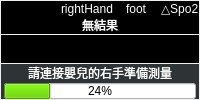
    <widget class="QWidget" name="measureWdt" native="true">
     <layout class="QVBoxLayout" name="verticalLayout_2" stretch="3,8,1">
      <property name="spacing">
       <number>1</number>
      </property>
      <property name="leftMargin">
       <number>1</number>
      </property>
      <property name="topMargin">
       <number>1</number>
      </property>
      <property name="rightMargin">
       <number>1</number>
      </property>
      <property name="bottomMargin">
       <number>1</number>
      </property>
      <item>
       <widget class="QWidget" name="resultWdt" native="true">
        <property name="styleSheet">
         <string notr="true">background-color: rgb(0, 0, 0);</string>
        </property>
        <layout class="QVBoxLayout" name="verticalLayout_3" stretch="1,1,1">
         <property name="spacing">
          <number>0</number>
         </property>
         <property name="leftMargin">
          <number>0</number>
         </property>
         <property name="topMargin">
          <number>0</number>
         </property>
         <property name="rightMargin">
          <number>0</number>
         </property>
         <property name="bottomMargin">
          <number>0</number>
         </property>
         <item>
          <widget class="QWidget" name="widget_3" native="true">
           <layout class="QHBoxLayout" name="horizontalLayout_5" stretch="1,2,2,2">
            <property name="spacing">
             <number>8</number>
            </property>
            <property name="leftMargin">
             <number>0</number>
            </property>
            <property name="topMargin">
             <number>0</number>
            </property>
            <property name="rightMargin">
             <number>0</number>
            </property>
            <property name="bottomMargin">
             <number>0</number>
            </property>
            <item>
             <widget class="QLabel" name="label_5">
              <property name="text">
               <string>TextLabel</string>
              </property>
             </widget>
            </item>
            <item alignment="Qt::AlignHCenter">
             <widget class="QLabel" name="label_2">
              <property name="palette">
               <palette>
                <active>
                 <colorrole role="WindowText">
                  <brush brushstyle="SolidPattern">
                   <color alpha="255">
                    <red>255</red>
                    <green>255</green>
                    <blue>255</blue>
                   </color>
                  </brush>
                 </colorrole>
                 <colorrole role="Button">
                  <brush brushstyle="SolidPattern">
                   <color alpha="255">
                    <red>0</red>
                    <green>0</green>
                    <blue>0</blue>
                   </color>
                  </brush>
                 </colorrole>
                 <colorrole role="Base">
                  <brush brushstyle="SolidPattern">
                   <color alpha="255">
                    <red>0</red>
                    <green>0</green>
                    <blue>0</blue>
                   </color>
                  </brush>
                 </colorrole>
                 <colorrole role="Window">
                  <brush brushstyle="SolidPattern">
                   <color alpha="255">
                    <red>0</red>
                    <green>0</green>
                    <blue>0</blue>
                   </color>
                  </brush>
                 </colorrole>
                </active>
                <inactive>
                 <colorrole role="WindowText">
                  <brush brushstyle="SolidPattern">
                   <color alpha="255">
                    <red>255</red>
                    <green>255</green>
                    <blue>255</blue>
                   </color>
                  </brush>
                 </colorrole>
                 <colorrole role="Button">
                  <brush brushstyle="SolidPattern">
                   <color alpha="255">
                    <red>0</red>
                    <green>0</green>
                    <blue>0</blue>
                   </color>
                  </brush>
                 </colorrole>
                 <colorrole role="Base">
                  <brush brushstyle="SolidPattern">
                   <color alpha="255">
                    <red>0</red>
                    <green>0</green>
                    <blue>0</blue>
                   </color>
                  </brush>
                 </colorrole>
                 <colorrole role="Window">
                  <brush brushstyle="SolidPattern">
                   <color alpha="255">
                    <red>0</red>
                    <green>0</green>
                    <blue>0</blue>
                   </color>
                  </brush>
                 </colorrole>
                </inactive>
                <disabled>
                 <colorrole role="WindowText">
                  <brush brushstyle="SolidPattern">
                   <color alpha="255">
                    <red>190</red>
                    <green>190</green>
                    <blue>190</blue>
                   </color>
                  </brush>
                 </colorrole>
                 <colorrole role="Button">
                  <brush brushstyle="SolidPattern">
                   <color alpha="255">
                    <red>0</red>
                    <green>0</green>
                    <blue>0</blue>
                   </color>
                  </brush>
                 </colorrole>
                 <colorrole role="Base">
                  <brush brushstyle="SolidPattern">
                   <color alpha="255">
                    <red>0</red>
                    <green>0</green>
                    <blue>0</blue>
                   </color>
                  </brush>
                 </colorrole>
                 <colorrole role="Window">
                  <brush brushstyle="SolidPattern">
                   <color alpha="255">
                    <red>0</red>
                    <green>0</green>
                    <blue>0</blue>
                   </color>
                  </brush>
                 </colorrole>
                </disabled>
               </palette>
              </property>
              <property name="text">
               <string>rightHand</string>
              </property>
             </widget>
            </item>
            <item alignment="Qt::AlignHCenter">
             <widget class="QLabel" name="label_3">
              <property name="palette">
               <palette>
                <active>
                 <colorrole role="WindowText">
                  <brush brushstyle="SolidPattern">
                   <color alpha="255">
                    <red>255</red>
                    <green>255</green>
                    <blue>255</blue>
                   </color>
                  </brush>
                 </colorrole>
                 <colorrole role="Button">
                  <brush brushstyle="SolidPattern">
                   <color alpha="255">
                    <red>0</red>
                    <green>0</green>
                    <blue>0</blue>
                   </color>
                  </brush>
                 </colorrole>
                 <colorrole role="Base">
                  <brush brushstyle="SolidPattern">
                   <color alpha="255">
                    <red>0</red>
                    <green>0</green>
                    <blue>0</blue>
                   </color>
                  </brush>
                 </colorrole>
                 <colorrole role="Window">
                  <brush brushstyle="SolidPattern">
                   <color alpha="255">
                    <red>0</red>
                    <green>0</green>
                    <blue>0</blue>
                   </color>
                  </brush>
                 </colorrole>
                </active>
                <inactive>
                 <colorrole role="WindowText">
                  <brush brushstyle="SolidPattern">
                   <color alpha="255">
                    <red>255</red>
                    <green>255</green>
                    <blue>255</blue>
                   </color>
                  </brush>
                 </colorrole>
                 <colorrole role="Button">
                  <brush brushstyle="SolidPattern">
                   <color alpha="255">
                    <red>0</red>
                    <green>0</green>
                    <blue>0</blue>
                   </color>
                  </brush>
                 </colorrole>
                 <colorrole role="Base">
                  <brush brushstyle="SolidPattern">
                   <color alpha="255">
                    <red>0</red>
                    <green>0</green>
                    <blue>0</blue>
                   </color>
                  </brush>
                 </colorrole>
                 <colorrole role="Window">
                  <brush brushstyle="SolidPattern">
                   <color alpha="255">
                    <red>0</red>
                    <green>0</green>
                    <blue>0</blue>
                   </color>
                  </brush>
                 </colorrole>
                </inactive>
                <disabled>
                 <colorrole role="WindowText">
                  <brush brushstyle="SolidPattern">
                   <color alpha="255">
                    <red>190</red>
                    <green>190</green>
                    <blue>190</blue>
                   </color>
                  </brush>
                 </colorrole>
                 <colorrole role="Button">
                  <brush brushstyle="SolidPattern">
                   <color alpha="255">
                    <red>0</red>
                    <green>0</green>
                    <blue>0</blue>
                   </color>
                  </brush>
                 </colorrole>
                 <colorrole role="Base">
                  <brush brushstyle="SolidPattern">
                   <color alpha="255">
                    <red>0</red>
                    <green>0</green>
                    <blue>0</blue>
                   </color>
                  </brush>
                 </colorrole>
                 <colorrole role="Window">
                  <brush brushstyle="SolidPattern">
                   <color alpha="255">
                    <red>0</red>
                    <green>0</green>
                    <blue>0</blue>
                   </color>
                  </brush>
                 </colorrole>
                </disabled>
               </palette>
              </property>
              <property name="text">
               <string>foot</string>
              </property>
             </widget>
            </item>
            <item alignment="Qt::AlignHCenter">
             <widget class="QLabel" name="label_4">
              <property name="palette">
               <palette>
                <active>
                 <colorrole role="WindowText">
                  <brush brushstyle="SolidPattern">
                   <color alpha="255">
                    <red>255</red>
                    <green>255</green>
                    <blue>255</blue>
                   </color>
                  </brush>
                 </colorrole>
                 <colorrole role="Button">
                  <brush brushstyle="SolidPattern">
                   <color alpha="255">
                    <red>0</red>
                    <green>0</green>
                    <blue>0</blue>
                   </color>
                  </brush>
                 </colorrole>
                 <colorrole role="Base">
                  <brush brushstyle="SolidPattern">
                   <color alpha="255">
                    <red>0</red>
                    <green>0</green>
                    <blue>0</blue>
                   </color>
                  </brush>
                 </colorrole>
                 <colorrole role="Window">
                  <brush brushstyle="SolidPattern">
                   <color alpha="255">
                    <red>0</red>
                    <green>0</green>
                    <blue>0</blue>
                   </color>
                  </brush>
                 </colorrole>
                </active>
                <inactive>
                 <colorrole role="WindowText">
                  <brush brushstyle="SolidPattern">
                   <color alpha="255">
                    <red>255</red>
                    <green>255</green>
                    <blue>255</blue>
                   </color>
                  </brush>
                 </colorrole>
                 <colorrole role="Button">
                  <brush brushstyle="SolidPattern">
                   <color alpha="255">
                    <red>0</red>
                    <green>0</green>
                    <blue>0</blue>
                   </color>
                  </brush>
                 </colorrole>
                 <colorrole role="Base">
                  <brush brushstyle="SolidPattern">
                   <color alpha="255">
                    <red>0</red>
                    <green>0</green>
                    <blue>0</blue>
                   </color>
                  </brush>
                 </colorrole>
                 <colorrole role="Window">
                  <brush brushstyle="SolidPattern">
                   <color alpha="255">
                    <red>0</red>
                    <green>0</green>
                    <blue>0</blue>
                   </color>
                  </brush>
                 </colorrole>
                </inactive>
                <disabled>
                 <colorrole role="WindowText">
                  <brush brushstyle="SolidPattern">
                   <color alpha="255">
                    <red>190</red>
                    <green>190</green>
                    <blue>190</blue>
                   </color>
                  </brush>
                 </colorrole>
                 <colorrole role="Button">
                  <brush brushstyle="SolidPattern">
                   <color alpha="255">
                    <red>0</red>
                    <green>0</green>
                    <blue>0</blue>
                   </color>
                  </brush>
                 </colorrole>
                 <colorrole role="Base">
                  <brush brushstyle="SolidPattern">
                   <color alpha="255">
                    <red>0</red>
                    <green>0</green>
                    <blue>0</blue>
                   </color>
                  </brush>
                 </colorrole>
                 <colorrole role="Window">
                  <brush brushstyle="SolidPattern">
                   <color alpha="255">
                    <red>0</red>
                    <green>0</green>
                    <blue>0</blue>
                   </color>
                  </brush>
                 </colorrole>
                </disabled>
               </palette>
              </property>
              <property name="text">
               <string>△Spo2</string>
              </property>
             </widget>
            </item>
           </layout>
          </widget>
         </item>
         <item>
          <widget class="QWidget" name="widget" native="true"/>
         </item>
         <item>
          <widget class="QWidget" name="widget_2" native="true">
           <layout class="QHBoxLayout" name="horizontalLayout_6">
            <property name="spacing">
             <number>0</number>
            </property>
            <property name="leftMargin">
             <number>0</number>
            </property>
            <property name="topMargin">
             <number>0</number>
            </property>
            <property name="rightMargin">
             <number>0</number>
            </property>
            <property name="bottomMargin">
             <number>0</number>
            </property>
            <item alignment="Qt::AlignHCenter">
             <widget class="QLabel" name="label_6">
              <property name="palette">
               <palette>
                <active>
                 <colorrole role="WindowText">
                  <brush brushstyle="SolidPattern">
                   <color alpha="255">
                    <red>255</red>
                    <green>255</green>
                    <blue>255</blue>
                   </color>
                  </brush>
                 </colorrole>
                 <colorrole role="Button">
                  <brush brushstyle="SolidPattern">
                   <color alpha="255">
                    <red>0</red>
                    <green>0</green>
                    <blue>0</blue>
                   </color>
                  </brush>
                 </colorrole>
                 <colorrole role="Base">
                  <brush brushstyle="SolidPattern">
                   <color alpha="255">
                    <red>0</red>
                    <green>0</green>
                    <blue>0</blue>
                   </color>
                  </brush>
                 </colorrole>
                 <colorrole role="Window">
                  <brush brushstyle="SolidPattern">
                   <color alpha="255">
                    <red>0</red>
                    <green>0</green>
                    <blue>0</blue>
                   </color>
                  </brush>
                 </colorrole>
                </active>
                <inactive>
                 <colorrole role="WindowText">
                  <brush brushstyle="SolidPattern">
                   <color alpha="255">
                    <red>255</red>
                    <green>255</green>
                    <blue>255</blue>
                   </color>
                  </brush>
                 </colorrole>
                 <colorrole role="Button">
                  <brush brushstyle="SolidPattern">
                   <color alpha="255">
                    <red>0</red>
                    <green>0</green>
                    <blue>0</blue>
                   </color>
                  </brush>
                 </colorrole>
                 <colorrole role="Base">
                  <brush brushstyle="SolidPattern">
                   <color alpha="255">
                    <red>0</red>
                    <green>0</green>
                    <blue>0</blue>
                   </color>
                  </brush>
                 </colorrole>
                 <colorrole role="Window">
                  <brush brushstyle="SolidPattern">
                   <color alpha="255">
                    <red>0</red>
                    <green>0</green>
                    <blue>0</blue>
                   </color>
                  </brush>
                 </colorrole>
                </inactive>
                <disabled>
                 <colorrole role="WindowText">
                  <brush brushstyle="SolidPattern">
                   <color alpha="255">
                    <red>190</red>
                    <green>190</green>
                    <blue>190</blue>
                   </color>
                  </brush>
                 </colorrole>
                 <colorrole role="Button">
                  <brush brushstyle="SolidPattern">
                   <color alpha="255">
                    <red>0</red>
                    <green>0</green>
                    <blue>0</blue>
                   </color>
                  </brush>
                 </colorrole>
                 <colorrole role="Base">
                  <brush brushstyle="SolidPattern">
                   <color alpha="255">
                    <red>0</red>
                    <green>0</green>
                    <blue>0</blue>
                   </color>
                  </brush>
                 </colorrole>
                 <colorrole role="Window">
                  <brush brushstyle="SolidPattern">
                   <color alpha="255">
                    <red>0</red>
                    <green>0</green>
                    <blue>0</blue>
                   </color>
                  </brush>
                 </colorrole>
                </disabled>
               </palette>
              </property>
              <property name="text">
               <string>無結果</string>
              </property>
             </widget>
            </item>
           </layout>
          </widget>
         </item>
        </layout>
       </widget>
      </item>
      <item>
       <widget class="QWidget" name="waveWdt" native="true">
        <property name="styleSheet">
         <string notr="true">background-color: rgb(0, 0, 0);</string>
        </property>
        <layout class="QVBoxLayout" name="verticalLayout_5" stretch="1,1">
         <property name="spacing">
          <number>0</number>
         </property>
         <property name="leftMargin">
          <number>0</number>
         </property>
         <property name="topMargin">
          <number>0</number>
         </property>
         <property name="rightMargin">
          <number>0</number>
         </property>
         <property name="bottomMargin">
          <number>0</number>
         </property>
         <item>
          <widget class="LDrawCompressedWavefrom" name="spo2HandWaveWdt" native="true"/>
         </item>
         <item>
          <widget class="LDrawCompressedWavefrom" name="spo2FootWavwWdt" native="true"/>
         </item>
        </layout>
       </widget>
      </item>
      <item>
       <widget class="QWidget" name="tipWdt" native="true">
        <property name="styleSheet">
         <string notr="true">
background-color: rgb(46, 52, 54);</string>
        </property>
        <layout class="QVBoxLayout" name="verticalLayout_4" stretch="1,1">
         <property name="spacing">
          <number>1</number>
         </property>
         <property name="leftMargin">
          <number>3</number>
         </property>
         <property name="topMargin">
          <number>0</number>
         </property>
         <property name="rightMargin">
          <number>3</number>
         </property>
         <property name="bottomMargin">
          <number>0</number>
         </property>
         <item alignment="Qt::AlignHCenter">
          <widget class="QLabel" name="tipLabel">
           <property name="palette">
            <palette>
             <active>
              <colorrole role="WindowText">
               <brush brushstyle="SolidPattern">
                <color alpha="255">
                 <red>255</red>
                 <green>255</green>
                 <blue>255</blue>
                </color>
               </brush>
              </colorrole>
              <colorrole role="Button">
               <brush brushstyle="SolidPattern">
                <color alpha="255">
                 <red>46</red>
                 <green>52</green>
                 <blue>54</blue>
                </color>
               </brush>
              </colorrole>
              <colorrole role="Base">
               <brush brushstyle="SolidPattern">
                <color alpha="255">
                 <red>46</red>
                 <green>52</green>
                 <blue>54</blue>
                </color>
               </brush>
              </colorrole>
              <colorrole role="Window">
               <brush brushstyle="SolidPattern">
                <color alpha="255">
                 <red>46</red>
                 <green>52</green>
                 <blue>54</blue>
                </color>
               </brush>
              </colorrole>
             </active>
             <inactive>
              <colorrole role="WindowText">
               <brush brushstyle="SolidPattern">
                <color alpha="255">
                 <red>255</red>
                 <green>255</green>
                 <blue>255</blue>
                </color>
               </brush>
              </colorrole>
              <colorrole role="Button">
               <brush brushstyle="SolidPattern">
                <color alpha="255">
                 <red>46</red>
                 <green>52</green>
                 <blue>54</blue>
                </color>
               </brush>
              </colorrole>
              <colorrole role="Base">
               <brush brushstyle="SolidPattern">
                <color alpha="255">
                 <red>46</red>
                 <green>52</green>
                 <blue>54</blue>
                </color>
               </brush>
              </colorrole>
              <colorrole role="Window">
               <brush brushstyle="SolidPattern">
                <color alpha="255">
                 <red>46</red>
                 <green>52</green>
                 <blue>54</blue>
                </color>
               </brush>
              </colorrole>
             </inactive>
             <disabled>
              <colorrole role="WindowText">
               <brush brushstyle="SolidPattern">
                <color alpha="255">
                 <red>190</red>
                 <green>190</green>
                 <blue>190</blue>
                </color>
               </brush>
              </colorrole>
              <colorrole role="Button">
               <brush brushstyle="SolidPattern">
                <color alpha="255">
                 <red>46</red>
                 <green>52</green>
                 <blue>54</blue>
                </color>
               </brush>
              </colorrole>
              <colorrole role="Base">
               <brush brushstyle="SolidPattern">
                <color alpha="255">
                 <red>46</red>
                 <green>52</green>
                 <blue>54</blue>
                </color>
               </brush>
              </colorrole>
              <colorrole role="Window">
               <brush brushstyle="SolidPattern">
                <color alpha="255">
                 <red>46</red>
                 <green>52</green>
                 <blue>54</blue>
                </color>
               </brush>
              </colorrole>
             </disabled>
            </palette>
           </property>
           <property name="text">
            <string>請連接嬰兒的右手準備測量</string>
           </property>
          </widget>
         </item>
         <item>
          <widget class="QProgressBar" name="progressBar">
           <property name="sizePolicy">
            <sizepolicy hsizetype="Preferred" vsizetype="Preferred">
             <horstretch>0</horstretch>
             <verstretch>0</verstretch>
            </sizepolicy>
           </property>
           <property name="palette">
            <palette>
             <active>
              <colorrole role="WindowText">
               <brush brushstyle="SolidPattern">
                <color alpha="255">
                 <red>255</red>
                 <green>255</green>
                 <blue>255</blue>
                </color>
               </brush>
              </colorrole>
              <colorrole role="Button">
               <brush brushstyle="SolidPattern">
                <color alpha="255">
                 <red>255</red>
                 <green>255</green>
                 <blue>255</blue>
                </color>
               </brush>
              </colorrole>
              <colorrole role="Base">
               <brush brushstyle="SolidPattern">
                <color alpha="255">
                 <red>255</red>
                 <green>255</green>
                 <blue>255</blue>
                </color>
               </brush>
              </colorrole>
              <colorrole role="Window">
               <brush brushstyle="SolidPattern">
                <color alpha="255">
                 <red>255</red>
                 <green>255</green>
                 <blue>255</blue>
                </color>
               </brush>
              </colorrole>
              <colorrole role="Highlight">
               <brush brushstyle="SolidPattern">
                <color alpha="255">
                 <red>115</red>
                 <green>210</green>
                 <blue>22</blue>
                </color>
               </brush>
              </colorrole>
             </active>
             <inactive>
              <colorrole role="WindowText">
               <brush brushstyle="SolidPattern">
                <color alpha="255">
                 <red>255</red>
                 <green>255</green>
                 <blue>255</blue>
                </color>
               </brush>
              </colorrole>
              <colorrole role="Button">
               <brush brushstyle="SolidPattern">
                <color alpha="255">
                 <red>255</red>
                 <green>255</green>
                 <blue>255</blue>
                </color>
               </brush>
              </colorrole>
              <colorrole role="Base">
               <brush brushstyle="SolidPattern">
                <color alpha="255">
                 <red>255</red>
                 <green>255</green>
                 <blue>255</blue>
                </color>
               </brush>
              </colorrole>
              <colorrole role="Window">
               <brush brushstyle="SolidPattern">
                <color alpha="255">
                 <red>255</red>
                 <green>255</green>
                 <blue>255</blue>
                </color>
               </brush>
              </colorrole>
              <colorrole role="Highlight">
               <brush brushstyle="SolidPattern">
                <color alpha="255">
                 <red>115</red>
                 <green>210</green>
                 <blue>22</blue>
                </color>
               </brush>
              </colorrole>
             </inactive>
             <disabled>
              <colorrole role="WindowText">
               <brush brushstyle="SolidPattern">
                <color alpha="255">
                 <red>190</red>
                 <green>190</green>
                 <blue>190</blue>
                </color>
               </brush>
              </colorrole>
              <colorrole role="Button">
               <brush brushstyle="SolidPattern">
                <color alpha="255">
                 <red>255</red>
                 <green>255</green>
                 <blue>255</blue>
                </color>
               </brush>
              </colorrole>
              <colorrole role="Base">
               <brush brushstyle="SolidPattern">
                <color alpha="255">
                 <red>255</red>
                 <green>255</green>
                 <blue>255</blue>
                </color>
               </brush>
              </colorrole>
              <colorrole role="Window">
               <brush brushstyle="SolidPattern">
                <color alpha="255">
                 <red>255</red>
                 <green>255</green>
                 <blue>255</blue>
                </color>
               </brush>
              </colorrole>
              <colorrole role="Highlight">
               <brush brushstyle="SolidPattern">
                <color alpha="255">
                 <red>115</red>
                 <green>210</green>
                 <blue>22</blue>
                </color>
               </brush>
              </colorrole>
             </disabled>
            </palette>
           </property>
           <property name="contextMenuPolicy">
            <enum>Qt::DefaultContextMenu</enum>
           </property>
           <property name="acceptDrops">
            <bool>false</bool>
           </property>
           <property name="autoFillBackground">
            <bool>false</bool>
           </property>
           <property name="styleSheet">
            <string notr="true">background-color: rgb(255, 255, 255);
selection-background-color: rgb(115, 210, 22);</string>
           </property>
           <property name="value">
            <number>24</number>
           </property>
           <property name="invertedAppearance">
            <bool>false</bool>
           </property>
           <property name="textDirection">
            <enum>QProgressBar::TopToBottom</enum>
           </property>
          </widget>
         </item>
        </layout>
       </widget>
      </item>
     </layout>
    </widget>
